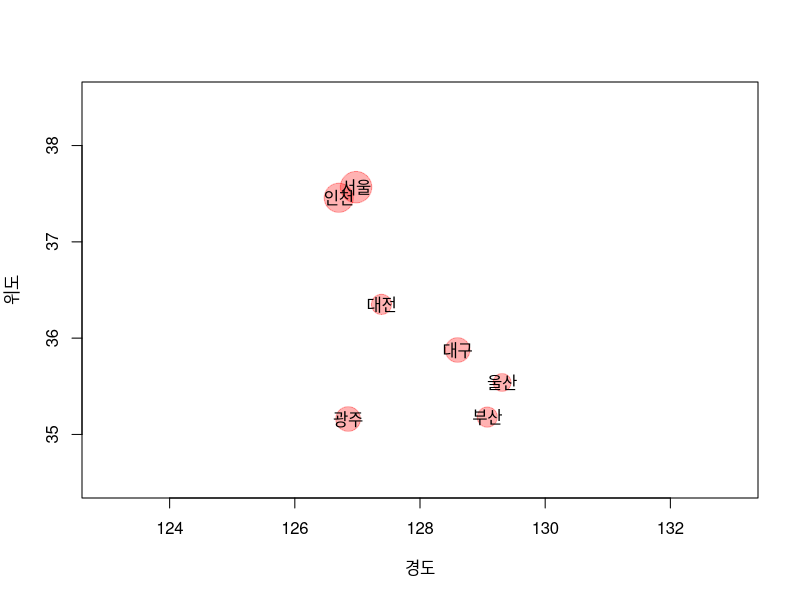

Source code (R):
city<-c("서울", "부산", "대구", "인천", "광주", "대전", "울산")  #도시변수 입력
pm25<-c(14, 9, 11, 13, 11, 9, 8)
lat<-c(37.56793, 35.18, 35.87705, 37.45773, 35.16033, 36.35057, 35.53987)    #latitude위도
lon<-c(126.9781, 129.075, 128.6007, 126.7022, 126.8514, 127.3848, 129.3115)    #longitude경도 
plot(x=lon, y=lat, pch=19, cex=pm25*0.3, col=rgb(1,0,0,0.3), xlim=c(123,133), ylim=c(34.5, 38.5), xlab="경도", ylab="위도")          #plot 사용방법 
#plot(x축값, y축 값, 도형모양,도형크기, 색상, x축범위, y축범위,x축 설명, y축 설명)
text(x=lon, y=lat, labels=city)      #도시명 삽입
